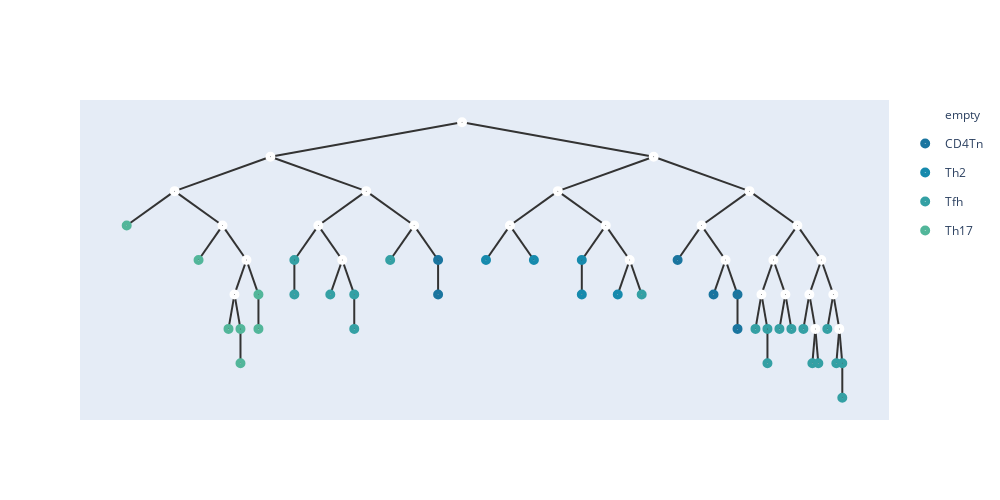

The notebook cell saved with this chart:
### Code cell
temp,root = merge_points(similarities,root,nodes1,embeddings,5,percentile_25,percentile_75,n)
for i in nodes1:
    i.hyper = temp[int(i)]
    i.value =  temp[int(i)]
embeddings = temp.numpy();
add_meta(root,meta_list1,[])
show_tree(root,color=['#184e77','#1a759f','#168aad',"#34a0a4",'#52b69a','#99d98c','#76c893','#99d98c']).show_fig()
remove_meta(root);

### Figure 1 — Plotly figure (JSON) as saved in the notebook; plotly's stock layout.template omitted (floating-point values rounded to 4 significant figures)
{"data": [{"hoverinfo": "text", "hovertext": ["72", "69", "53", "52", "51", "44", "62", "49", "45", "61", "71", "68", "63", "65", "58", "70", "46", "40", "67", "60", "56", "59", "66", "55", "54", "64", "57"], "legendgroup": "empty", "marker": {"color": "#fff", "size": 10, "symbol": "circle-dot"}, "mode": "markers+text", "name": "empty", "type": "scatter", "x": [5.5, 3.25, 2.125, 2.688, 2.969, 2.828, 4.375, 3.812, 4.094, 4.938, 7.75, 6.625, 6.062, 7.188, 7.469, 8.875, 8.312, 8.594, 9.438, 9.156, 9.016, 9.297, 9.719, 9.578, 9.648, 9.859, 9.93], "y": [5, 3.5, 2, 0.5, -1, -2.5, 2, 0.5, -1, 0.5, 3.5, 2, 0.5, 0.5, -1, 2, 0.5, -1, 0.5, -1, -2.5, -2.5, -1, -2.5, -4, -2.5, -4]}, {"hoverinfo": "text", "hovertext": ["24_CD4Tn", "1_CD4Tn", "4_CD4Tn", "25_CD4Tn", "2_CD4Tn", "27_CD4Tn"], "legendgroup": "CD4Tn", "marker": {"color": "#1a759f", "size": 10, "symbol": "circle-dot"}, "mode": "markers+text", "name": "CD4Tn", "type": "scatter", "x": [5.219, 5.219, 8.031, 8.453, 8.734, 8.734], "y": [-1, -2.5, -1, -2.5, -2.5, -4]}, {"hoverinfo": "text", "hovertext": ["17_Th2", "32_Th2", "20_Th2", "31_Th2", "0_Th2"], "legendgroup": "Th2", "marker": {"color": "#168aad", "size": 10, "symbol": "circle-dot"}, "mode": "markers+text", "name": "Th2", "type": "scatter", "x": [5.781, 6.344, 6.906, 6.906, 7.328], "y": [-1, -1, -1, -2.5, -2.5]}, {"hoverinfo": "text", "hovertext": ["21_Tfh", "36_Tfh", "28_Tfh", "15_Tfh", "9_Tfh", "10_Tfh", "26_Tfh", "13_Tfh", "29_Tfh", "23_Tfh", "30_Tfh", "33_Tfh", "11_Tfh", "3_Tfh", "35_Tfh", "12_Tfh", "19_Tfh", "8_Tfh", "34_Tfh"], "legendgroup": "Tfh", "marker": {"color": "#34a0a4", "size": 10, "symbol": "circle-dot"}, "mode": "markers+text", "name": "Tfh", "type": "scatter", "x": [3.531, 3.531, 3.953, 4.234, 4.234, 4.656, 7.609, 8.945, 9.086, 9.086, 9.227, 9.367, 9.508, 9.613, 9.684, 9.789, 9.895, 9.965, 9.965], "y": [-1, -2.5, -2.5, -2.5, -4, -1, -2.5, -4, -4, -5.5, -4, -4, -4, -5.5, -5.5, -4, -5.5, -5.5, -7]}, {"hoverinfo": "text", "hovertext": ["7_Th17", "16_Th17", "6_Th17", "5_Th17", "22_Th17", "14_Th17", "18_Th17"], "legendgroup": "Th17", "marker": {"color": "#52b69a", "size": 10, "symbol": "circle-dot"}, "mode": "markers+text", "name": "Th17", "type": "scatter", "x": [1.562, 2.406, 2.758, 2.898, 2.898, 3.109, 3.109], "y": [0.5, -1, -4, -4, -5.5, -2.5, -4]}], "layout": {"height": 500, "shapes": [{"layer": "below", "line": {"color": "#333", "width": 2}, "type": "line", "x0": 5.5, "x1": 5.5, "y0": 5, "y1": 5}, {"layer": "below", "line": {"color": "#333", "width": 2}, "type": "line", "x0": 5.5, "x1": 3.25, "y0": 5, "y1": 3.5}, {"layer": "below", "line": {"color": "#333", "width": 2}, "type": "line", "x0": 3.25, "x1": 2.125, "y0": 3.5, "y1": 2}, {"layer": "below", "line": {"color": "#333", "width": 2}, "type": "line", "x0": 2.125, "x1": 1.562, "y0": 2, "y1": 0.5}, {"layer": "below", "line": {"color": "#333", "width": 2}, "type": "line", "x0": 2.125, "x1": 2.688, "y0": 2, "y1": 0.5}, {"layer": "below", "line": {"color": "#333", "width": 2}, "type": "line", "x0": 2.688, "x1": 2.406, "y0": 0.5, "y1": -1}, {"layer": "below", "line": {"color": "#333", "width": 2}, "type": "line", "x0": 2.688, "x1": 2.969, "y0": 0.5, "y1": -1}, {"layer": "below", "line": {"color": "#333", "width": 2}, "type": "line", "x0": 2.969, "x1": 2.828, "y0": -1, "y1": -2.5}, {"layer": "below", "line": {"color": "#333", "width": 2}, "type": "line", "x0": 2.828, "x1": 2.758, "y0": -2.5, "y1": -4}, {"layer": "below", "line": {"color": "#333", "width": 2}, "type": "line", "x0": 2.828, "x1": 2.898, "y0": -2.5, "y1": -4}, {"layer": "below", "line": {"color": "#333", "width": 2}, "type": "line", "x0": 2.898, "x1": 2.898, "y0": -4, "y1": -5.5}, {"layer": "below", "line": {"color": "#333", "width": 2}, "type": "line", "x0": 2.969, "x1": 3.109, "y0": -1, "y1": -2.5}, {"layer": "below", "line": {"color": "#333", "width": 2}, "type": "line", "x0": 3.109, "x1": 3.109, "y0": -2.5, "y1": -4}, {"layer": "below", "line": {"color": "#333", "width": 2}, "type": "line", "x0": 3.25, "x1": 4.375, "y0": 3.5, "y1": 2}, {"layer": "below", "line": {"color": "#333", "width": 2}, "type": "line", "x0": 4.375, "x1": 3.812, "y0": 2, "y1": 0.5}, {"layer": "below", "line": {"color": "#333", "width": 2}, "type": "line", "x0": 3.812, "x1": 3.531, "y0": 0.5, "y1": -1}, {"layer": "below", "line": {"color": "#333", "width": 2}, "type": "line", "x0": 3.531, "x1": 3.531, "y0": -1, "y1": -2.5}, {"layer": "below", "line": {"color": "#333", "width": 2}, "type": "line", "x0": 3.812, "x1": 4.094, "y0": 0.5, "y1": -1}, {"layer": "below", "line": {"color": "#333", "width": 2}, "type": "line", "x0": 4.094, "x1": 3.953, "y0": -1, "y1": -2.5}, {"layer": "below", "line": {"color": "#333", "width": 2}, "type": "line", "x0": 4.094, "x1": 4.234, "y0": -1, "y1": -2.5}, {"layer": "below", "line": {"color": "#333", "width": 2}, "type": "line", "x0": 4.234, "x1": 4.234, "y0": -2.5, "y1": -4}, {"layer": "below", "line": {"color": "#333", "width": 2}, "type": "line", "x0": 4.375, "x1": 4.938, "y0": 2, "y1": 0.5}, {"layer": "below", "line": {"color": "#333", "width": 2}, "type": "line", "x0": 4.938, "x1": 4.656, "y0": 0.5, "y1": -1}, {"layer": "below", "line": {"color": "#333", "width": 2}, "type": "line", "x0": 4.938, "x1": 5.219, "y0": 0.5, "y1": -1}, {"layer": "below", "line": {"color": "#333", "width": 2}, "type": "line", "x0": 5.219, "x1": 5.219, "y0": -1, "y1": -2.5}, {"layer": "below", "line": {"color": "#333", "width": 2}, "type": "line", "x0": 5.5, "x1": 7.75, "y0": 5, "y1": 3.5}, {"layer": "below", "line": {"color": "#333", "width": 2}, "type": "line", "x0": 7.75, "x1": 6.625, "y0": 3.5, "y1": 2}, {"layer": "below", "line": {"color": "#333", "width": 2}, "type": "line", "x0": 6.625, "x1": 6.062, "y0": 2, "y1": 0.5}, {"layer": "below", "line": {"color": "#333", "width": 2}, "type": "line", "x0": 6.062, "x1": 5.781, "y0": 0.5, "y1": -1}, {"layer": "below", "line": {"color": "#333", "width": 2}, "type": "line", "x0": 6.062, "x1": 6.344, "y0": 0.5, "y1": -1}, {"layer": "below", "line": {"color": "#333", "width": 2}, "type": "line", "x0": 6.625, "x1": 7.188, "y0": 2, "y1": 0.5}, {"layer": "below", "line": {"color": "#333", "width": 2}, "type": "line", "x0": 7.188, "x1": 6.906, "y0": 0.5, "y1": -1}, {"layer": "below", "line": {"color": "#333", "width": 2}, "type": "line", "x0": 6.906, "x1": 6.906, "y0": -1, "y1": -2.5}, {"layer": "below", "line": {"color": "#333", "width": 2}, "type": "line", "x0": 7.188, "x1": 7.469, "y0": 0.5, "y1": -1}, {"layer": "below", "line": {"color": "#333", "width": 2}, "type": "line", "x0": 7.469, "x1": 7.328, "y0": -1, "y1": -2.5}, {"layer": "below", "line": {"color": "#333", "width": 2}, "type": "line", "x0": 7.469, "x1": 7.609, "y0": -1, "y1": -2.5}, {"layer": "below", "line": {"color": "#333", "width": 2}, "type": "line", "x0": 7.75, "x1": 8.875, "y0": 3.5, "y1": 2}, {"layer": "below", "line": {"color": "#333", "width": 2}, "type": "line", "x0": 8.875, "x1": 8.312, "y0": 2, "y1": 0.5}, {"layer": "below", "line": {"color": "#333", "width": 2}, "type": "line", "x0": 8.312, "x1": 8.031, "y0": 0.5, "y1": -1}, {"layer": "below", "line": {"color": "#333", "width": 2}, "type": "line", "x0": 8.312, "x1": 8.594, "y0": 0.5, "y1": -1}, {"layer": "below", "line": {"color": "#333", "width": 2}, "type": "line", "x0": 8.594, "x1": 8.453, "y0": -1, "y1": -2.5}, {"layer": "below", "line": {"color": "#333", "width": 2}, "type": "line", "x0": 8.594, "x1": 8.734, "y0": -1, "y1": -2.5}, {"layer": "below", "line": {"color": "#333", "width": 2}, "type": "line", "x0": 8.734, "x1": 8.734, "y0": -2.5, "y1": -4}, {"layer": "below", "line": {"color": "#333", "width": 2}, "type": "line", "x0": 8.875, "x1": 9.438, "y0": 2, "y1": 0.5}, {"layer": "below", "line": {"color": "#333", "width": 2}, "type": "line", "x0": 9.438, "x1": 9.156, "y0": 0.5, "y1": -1}, {"layer": "below", "line": {"color": "#333", "width": 2}, "type": "line", "x0": 9.156, "x1": 9.016, "y0": -1, "y1": -2.5}, {"layer": "below", "line": {"color": "#333", "width": 2}, "type": "line", "x0": 9.016, "x1": 8.945, "y0": -2.5, "y1": -4}, {"layer": "below", "line": {"color": "#333", "width": 2}, "type": "line", "x0": 9.016, "x1": 9.086, "y0": -2.5, "y1": -4}, {"layer": "below", "line": {"color": "#333", "width": 2}, "type": "line", "x0": 9.086, "x1": 9.086, "y0": -4, "y1": -5.5}, {"layer": "below", "line": {"color": "#333", "width": 2}, "type": "line", "x0": 9.156, "x1": 9.297, "y0": -1, "y1": -2.5}, {"layer": "below", "line": {"color": "#333", "width": 2}, "type": "line", "x0": 9.297, "x1": 9.227, "y0": -2.5, "y1": -4}, {"layer": "below", "line": {"color": "#333", "width": 2}, "type": "line", "x0": 9.297, "x1": 9.367, "y0": -2.5, "y1": -4}, {"layer": "below", "line": {"color": "#333", "width": 2}, "type": "line", "x0": 9.438, "x1": 9.719, "y0": 0.5, "y1": -1}, {"layer": "below", "line": {"color": "#333", "width": 2}, "type": "line", "x0": 9.719, "x1": 9.578, "y0": -1, "y1": -2.5}, {"layer": "below", "line": {"color": "#333", "width": 2}, "type": "line", "x0": 9.578, "x1": 9.508, "y0": -2.5, "y1": -4}, {"layer": "below", "line": {"color": "#333", "width": 2}, "type": "line", "x0": 9.578, "x1": 9.648, "y0": -2.5, "y1": -4}, {"layer": "below", "line": {"color": "#333", "width": 2}, "type": "line", "x0": 9.648, "x1": 9.613, "y0": -4, "y1": -5.5}, {"layer": "below", "line": {"color": "#333", "width": 2}, "type": "line", "x0": 9.648, "x1": 9.684, "y0": -4, "y1": -5.5}, {"layer": "below", "line": {"color": "#333", "width": 2}, "type": "line", "x0": 9.719, "x1": 9.859, "y0": -1, "y1": -2.5}, {"layer": "below", "line": {"color": "#333", "width": 2}, "type": "line", "x0": 9.859, "x1": 9.789, "y0": -2.5, "y1": -4}, {"layer": "below", "line": {"color": "#333", "width": 2}, "type": "line", "x0": 9.859, "x1": 9.93, "y0": -2.5, "y1": -4}, {"layer": "below", "line": {"color": "#333", "width": 2}, "type": "line", "x0": 9.93, "x1": 9.895, "y0": -4, "y1": -5.5}, {"layer": "below", "line": {"color": "#333", "width": 2}, "type": "line", "x0": 9.93, "x1": 9.965, "y0": -4, "y1": -5.5}, {"layer": "below", "line": {"color": "#333", "width": 2}, "type": "line", "x0": 9.965, "x1": 9.965, "y0": -5.5, "y1": -7}], "width": 1000, "xaxis": {"showgrid": false, "showline": false, "showticklabels": false, "zeroline": false}, "yaxis": {"showgrid": false, "showline": false, "showticklabels": false, "zeroline": false}}}
